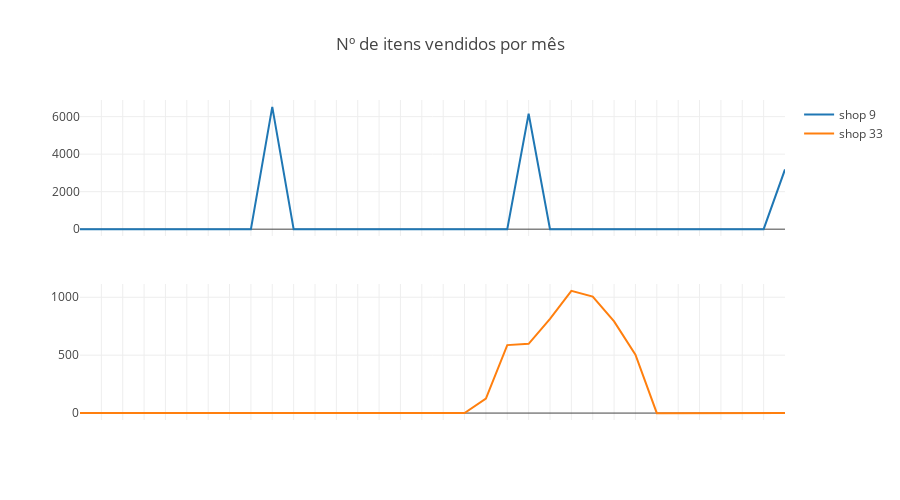

This figure's notebook cell:
### Code cell
trace1 = go.Scatter(
    x=date_range,
    y=df.loc[shop1, :],
    name='shop ' + str(shop1),
)

trace2 = go.Scatter(
    x=date_range,
    y=df.loc[shop2, :],
    name='shop ' + str(shop2),
)

fig = tools.make_subplots(rows=2, cols=1, shared_xaxes=True)

fig.append_trace(trace1, 1, 1)
fig.append_trace(trace2, 2, 1)

fig['layout'].update(height=500, width=900, title='Nº de itens vendidos por mês',
                     xaxis = dict(showticklabels = False))
iplot(fig)

### Figure 1 — Plotly figure (JSON) as saved in the notebook; plotly's stock layout.template omitted (floating-point values rounded to 4 significant figures)
{"data": [{"name": "shop 9", "type": "scatter", "uid": "178965f7-d022-49d6-8cbb-457ceeae994c", "x": ["2013/January", "2013/February", "2013/March", "2013/April", "2013/May", "2013/June", "2013/July", "2013/August", "2013/September", "2013/October", "2013/November", "2013/December", "2014/January", "2014/February", "2014/March", "2014/April", "2014/May", "2014/June", "2014/July", "2014/August", "2014/September", "2014/October", "2014/November", "2014/December", "2015/January", "2015/February", "2015/March", "2015/April", "2015/May", "2015/June", "2015/July", "2015/August", "2015/September", "2015/October"], "xaxis": "x", "y": [0, 0, 0, 0, 0, 0, 0, 0, 0, 6526, 0, 0, 0, 0, 0, 0, 0, 0, 0, 0, 0, 6155, 0, 0, 0, 0, 0, -1, 0, 0, 0, 0, 0, 3186], "yaxis": "y"}, {"name": "shop 33", "type": "scatter", "uid": "9f0db975-37f7-4c83-8138-d98074cf2d5f", "x": ["2013/January", "2013/February", "2013/March", "2013/April", "2013/May", "2013/June", "2013/July", "2013/August", "2013/September", "2013/October", "2013/November", "2013/December", "2014/January", "2014/February", "2014/March", "2014/April", "2014/May", "2014/June", "2014/July", "2014/August", "2014/September", "2014/October", "2014/November", "2014/December", "2015/January", "2015/February", "2015/March", "2015/April", "2015/May", "2015/June", "2015/July", "2015/August", "2015/September", "2015/October"], "xaxis": "x", "y": [0, 0, 0, 0, 0, 0, 0, 0, 0, 0, 0, 0, 0, 0, 0, 0, 0, 0, 0, 125, 587, 598, 814, 1056, 1006, 792, 505, -1, 0, 0, 0, 0, 0, 0], "yaxis": "y2"}], "layout": {"height": 500, "title": {"text": "Nº de itens vendidos por mês"}, "width": 900, "xaxis": {"anchor": "y2", "domain": [0, 1], "showticklabels": false}, "yaxis": {"anchor": "free", "domain": [0.575, 1], "position": 0}, "yaxis2": {"anchor": "x", "domain": [0, 0.425]}}}
